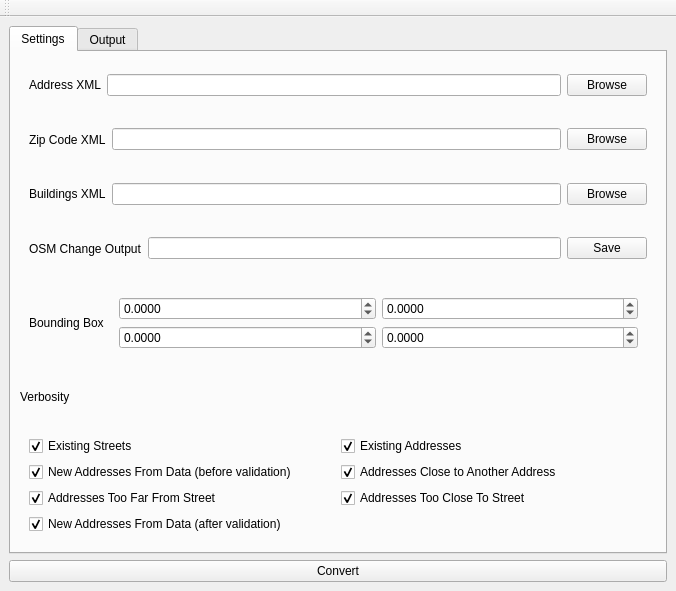
<?xml version="1.0" encoding="UTF-8"?>
<ui version="4.0">
 <class>mainForm</class>
 <widget class="QMainWindow" name="mainForm">
  <property name="geometry">
   <rect>
    <x>0</x>
    <y>0</y>
    <width>676</width>
    <height>591</height>
   </rect>
  </property>
  <property name="windowTitle">
   <string>Converter</string>
  </property>
  <widget class="QWidget" name="centralwidget">
   <layout class="QGridLayout" name="gridLayout">
    <item row="1" column="0">
     <widget class="QTabWidget" name="tabWidget">
      <property name="currentIndex">
       <number>0</number>
      </property>
      <widget class="QWidget" name="tab">
       <attribute name="title">
        <string>Settings</string>
       </attribute>
       <layout class="QVBoxLayout" name="verticalLayout">
        <item>
         <widget class="QWidget" name="widget" native="true">
          <layout class="QHBoxLayout" name="horizontalLayout">
           <item>
            <widget class="QLabel" name="label">
             <property name="text">
              <string>Address XML</string>
             </property>
            </widget>
           </item>
           <item>
            <widget class="QLineEdit" name="lineEdit"/>
           </item>
           <item>
            <widget class="QPushButton" name="pushButton">
             <property name="text">
              <string>Browse</string>
             </property>
            </widget>
           </item>
          </layout>
         </widget>
        </item>
        <item>
         <widget class="QWidget" name="widget_6" native="true">
          <layout class="QHBoxLayout" name="horizontalLayout_4">
           <item>
            <widget class="QLabel" name="label_6">
             <property name="text">
              <string>Zip Code XML</string>
             </property>
            </widget>
           </item>
           <item>
            <widget class="QLineEdit" name="lineEdit_3"/>
           </item>
           <item>
            <widget class="QPushButton" name="pushButton_4">
             <property name="text">
              <string>Browse</string>
             </property>
            </widget>
           </item>
          </layout>
         </widget>
        </item>
        <item>
         <widget class="QWidget" name="widget_7" native="true">
          <layout class="QHBoxLayout" name="horizontalLayout_5">
           <item>
            <widget class="QLabel" name="label_7">
             <property name="text">
              <string>Buildings XML</string>
             </property>
            </widget>
           </item>
           <item>
            <widget class="QLineEdit" name="lineEdit_4"/>
           </item>
           <item>
            <widget class="QPushButton" name="pushButton_5">
             <property name="text">
              <string>Browse</string>
             </property>
            </widget>
           </item>
          </layout>
         </widget>
        </item>
        <item>
         <widget class="QWidget" name="widget_4" native="true">
          <layout class="QHBoxLayout" name="horizontalLayout_3">
           <item>
            <widget class="QLabel" name="label_4">
             <property name="text">
              <string>OSM Change Output</string>
             </property>
            </widget>
           </item>
           <item>
            <widget class="QLineEdit" name="lineEdit_2"/>
           </item>
           <item>
            <widget class="QPushButton" name="pushButton_3">
             <property name="text">
              <string>Save</string>
             </property>
            </widget>
           </item>
          </layout>
         </widget>
        </item>
        <item>
         <widget class="QWidget" name="widget_2" native="true">
          <layout class="QHBoxLayout" name="horizontalLayout_2">
           <item>
            <widget class="QLabel" name="label_2">
             <property name="sizePolicy">
              <sizepolicy hsizetype="Maximum" vsizetype="Preferred">
               <horstretch>0</horstretch>
               <verstretch>0</verstretch>
              </sizepolicy>
             </property>
             <property name="text">
              <string>Bounding Box</string>
             </property>
            </widget>
           </item>
           <item>
            <widget class="QWidget" name="widget_3" native="true">
             <layout class="QGridLayout" name="gridLayout_2">
              <item row="0" column="0">
               <widget class="QDoubleSpinBox" name="doubleSpinBox">
                <property name="decimals">
                 <number>4</number>
                </property>
                <property name="minimum">
                 <double>-90.000000000000000</double>
                </property>
                <property name="maximum">
                 <double>90.000000000000000</double>
                </property>
                <property name="singleStep">
                 <double>0.010000000000000</double>
                </property>
               </widget>
              </item>
              <item row="0" column="1">
               <widget class="QDoubleSpinBox" name="doubleSpinBox_2">
                <property name="decimals">
                 <number>4</number>
                </property>
                <property name="minimum">
                 <double>-180.000000000000000</double>
                </property>
                <property name="maximum">
                 <double>180.000000000000000</double>
                </property>
                <property name="singleStep">
                 <double>0.010000000000000</double>
                </property>
               </widget>
              </item>
              <item row="1" column="0">
               <widget class="QDoubleSpinBox" name="doubleSpinBox_3">
                <property name="decimals">
                 <number>4</number>
                </property>
                <property name="minimum">
                 <double>-90.000000000000000</double>
                </property>
                <property name="maximum">
                 <double>90.000000000000000</double>
                </property>
                <property name="singleStep">
                 <double>0.010000000000000</double>
                </property>
               </widget>
              </item>
              <item row="1" column="1">
               <widget class="QDoubleSpinBox" name="doubleSpinBox_4">
                <property name="decimals">
                 <number>4</number>
                </property>
                <property name="minimum">
                 <double>-180.000000000000000</double>
                </property>
                <property name="maximum">
                 <double>180.000000000000000</double>
                </property>
                <property name="singleStep">
                 <double>0.010000000000000</double>
                </property>
               </widget>
              </item>
             </layout>
            </widget>
           </item>
          </layout>
         </widget>
        </item>
        <item>
         <widget class="QLabel" name="label_5">
          <property name="text">
           <string>Verbosity</string>
          </property>
         </widget>
        </item>
        <item>
         <widget class="QWidget" name="widget_5" native="true">
          <layout class="QGridLayout" name="gridLayout_3">
           <item row="0" column="0">
            <widget class="QCheckBox" name="checkBox">
             <property name="text">
              <string>Existing Streets</string>
             </property>
             <property name="checked">
              <bool>true</bool>
             </property>
            </widget>
           </item>
           <item row="0" column="1">
            <widget class="QCheckBox" name="checkBox_2">
             <property name="text">
              <string>Existing Addresses</string>
             </property>
             <property name="checked">
              <bool>true</bool>
             </property>
            </widget>
           </item>
           <item row="1" column="1">
            <widget class="QCheckBox" name="checkBox_4">
             <property name="text">
              <string>Addresses Close to Another Address</string>
             </property>
             <property name="checked">
              <bool>true</bool>
             </property>
            </widget>
           </item>
           <item row="1" column="0">
            <widget class="QCheckBox" name="checkBox_3">
             <property name="text">
              <string>New Addresses From Data (before validation)</string>
             </property>
             <property name="checked">
              <bool>true</bool>
             </property>
            </widget>
           </item>
           <item row="2" column="0">
            <widget class="QCheckBox" name="checkBox_5">
             <property name="text">
              <string>Addresses Too Far From Street</string>
             </property>
             <property name="checked">
              <bool>true</bool>
             </property>
            </widget>
           </item>
           <item row="2" column="1">
            <widget class="QCheckBox" name="checkBox_6">
             <property name="text">
              <string>Addresses Too Close To Street</string>
             </property>
             <property name="checked">
              <bool>true</bool>
             </property>
            </widget>
           </item>
           <item row="3" column="0">
            <widget class="QCheckBox" name="checkBox_7">
             <property name="text">
              <string>New Addresses From Data (after validation)</string>
             </property>
             <property name="checked">
              <bool>true</bool>
             </property>
            </widget>
           </item>
          </layout>
         </widget>
        </item>
       </layout>
      </widget>
      <widget class="QWidget" name="tab_2">
       <attribute name="title">
        <string>Output</string>
       </attribute>
       <layout class="QVBoxLayout" name="verticalLayout_2">
        <item>
         <widget class="QLabel" name="label_3">
          <property name="text">
           <string>Log Window</string>
          </property>
         </widget>
        </item>
        <item>
         <widget class="QTextBrowser" name="textBrowser">
          <property name="acceptRichText">
           <bool>false</bool>
          </property>
          <property name="textInteractionFlags">
           <set>Qt::TextSelectableByKeyboard|Qt::TextSelectableByMouse</set>
          </property>
         </widget>
        </item>
       </layout>
      </widget>
     </widget>
    </item>
    <item row="2" column="0">
     <widget class="QPushButton" name="pushButton_2">
      <property name="text">
       <string>Convert</string>
      </property>
     </widget>
    </item>
   </layout>
  </widget>
  <widget class="QToolBar" name="toolBar">
   <property name="windowTitle">
    <string>toolBar</string>
   </property>
   <attribute name="toolBarArea">
    <enum>TopToolBarArea</enum>
   </attribute>
   <attribute name="toolBarBreak">
    <bool>false</bool>
   </attribute>
  </widget>
 </widget>
 <resources/>
 <connections/>
</ui>
